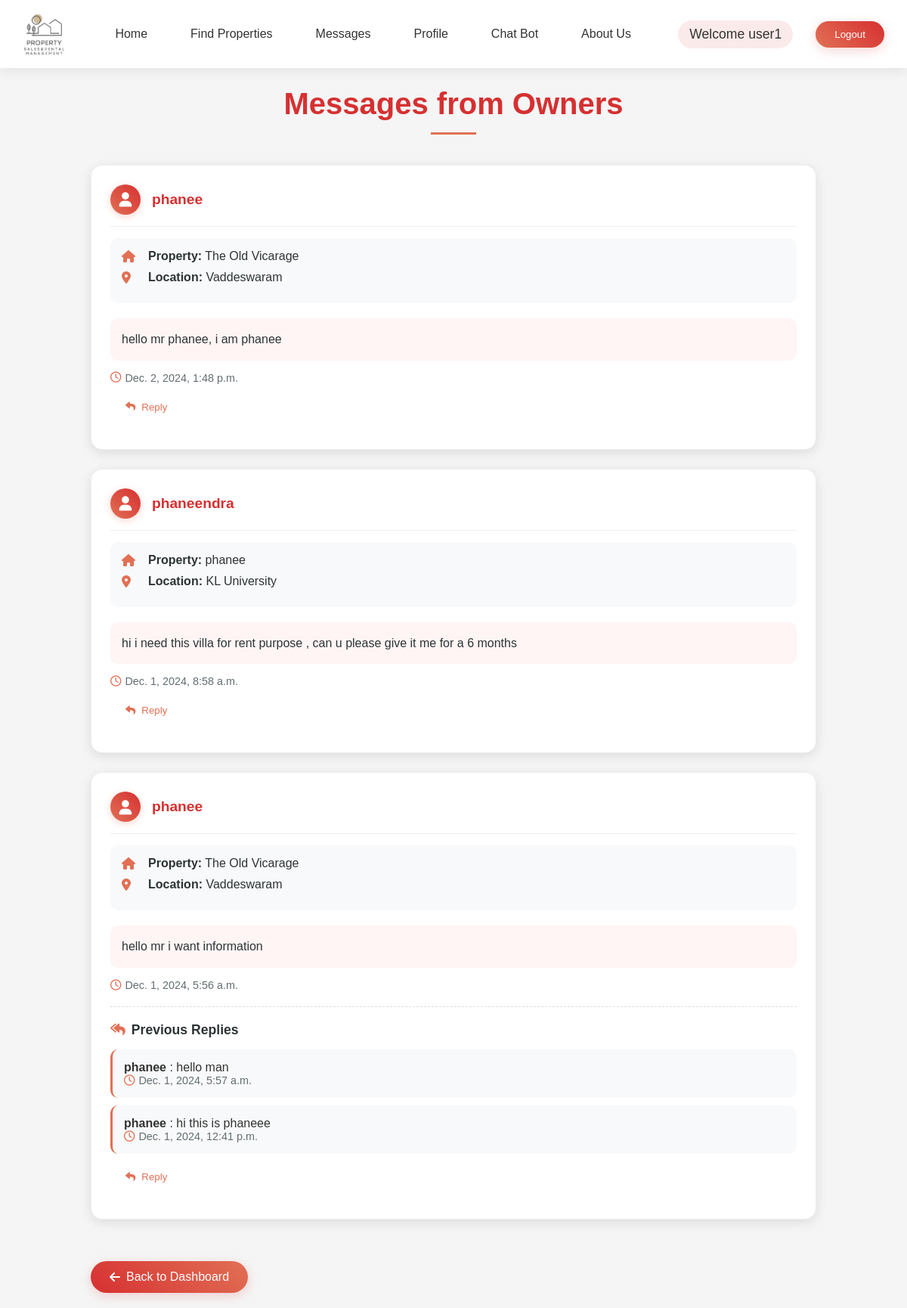
/messages/ (signed in), run on the app's committed database.
### ownerapp/models.py (models this page shows, shortened)
class Message(models.Model):
    tenant = models.ForeignKey(User, on_delete=models.CASCADE, related_name='sent_messages')
    owner = models.ForeignKey(User, on_delete=models.CASCADE)
    property = models.ForeignKey('Property', on_delete=models.CASCADE, null=True, blank=True)
    content = models.TextField()
    timestamp = models.DateTimeField(auto_now_add=True)

class Property(models.Model):
    PROPERTY_TYPE_CHOICES = [
        ('Rent', 'Rent'),
        ('Sale', 'Sale'),
    ]
    OCCUPANCY_CHOICES = [
        ('Available', 'Available'),
        ('Not Available', 'Not Available'),
    ]
    PARKING = [
        ('Available', 'Available'),
        ('Not Available', 'Not Available'),
    ]
    title = models.CharField(max_length=200)
    image = models.ImageField(upload_to='property_images/')
    image_2 = models.ImageField(upload_to='property_images/', blank=True, null=True)
    image_3 = models.ImageField(upload_to='property_images/', blank=True, null=True)
    overview = models.TextField(max_length=100)
    location = models.CharField(max_length=200)
    location_url = models.URLField(max_length=500, blank=True, null=True, help_text="OpenStreetMap URL for the property location")
    address = models.TextField(max_length=300, blank=True, null=True)
    property_type = models.CharField(max_length=10, choices=PROPERTY_TYPE_CHOICES, default='Rent')
    price = models.DecimalField(max_digits=10, decimal_places=2)
    description = models.TextField()
    size = models.PositiveIntegerField()
    bedrooms = models.PositiveIntegerField()
    bathrooms = models.PositiveIntegerField()
    parking = models.CharField(max_length=20,choices=PARKING,default='Available')
    year_built = models.PositiveIntegerField()
    flooring_type = models.CharField(max_length=100)
    owner_name = models.CharField(max_length=100, default='Owner Name')
    email = models.EmailField()
    phone = models.CharField(max_length=15)
    occupancy_status = models.CharField(max_length=20,choices=OCCUPANCY_CHOICES,default='Available')
    owner = models.ForeignKey(User, on_delete=models.CASCADE, related_name='properties', default=1)

class Reply(models.Model):
    message = models.ForeignKey(Message, related_name='replies', on_delete=models.CASCADE)
    owner = models.ForeignKey(User, on_delete=models.CASCADE, null=True, blank=True)  # Owner replying
    tenant = models.ForeignKey(User, on_delete=models.CASCADE, null=True, blank=True, related_name='tenant_replies')  # Tenant replying
    content = models.TextField()
    timestamp = models.DateTimeField(auto_now_add=True)

### tenentapp/views.py (the view)
# urls.py: path('messages/', views.tenant_messages, name='tenant_messages'),
@login_required
def tenant_messages(request):
    tenant_messages = Message.objects.filter(tenant=request.user).order_by('-timestamp')  # assuming tenant is logged in
    return render(request, 'tenentapp/messages.html', {'tenant_messages': tenant_messages})

### templates/tenentApp/messages.html (shortened to what this page needs)
{% load static %}
<html lang="en">
<head>
    <link rel="stylesheet" href="https://cdnjs.cloudflare.com/ajax/libs/font-awesome/6.0.0/css/all.min.css">
    <link rel="stylesheet" href="{% static 'css/adminApp/homepage.css' %}">
</head>
<body>
    {% include 'Navbar/tenentNavBar.html' %}
    <div class="messages-container">
        <h1 class="messages-header">Messages from Owners</h1>
        {% if tenant_messages %}
            <div class="messages-list">
                {% for message in tenant_messages %}
                    <div class="message-card" data-index="{{ forloop.counter0 }}">
                        <div class="sender-info">
                            <div class="sender-avatar">
                                <i class="fas fa-user"></i>
                            </div>
                            <h5 class="sender-name">{{ message.owner.username }}</h5>
                        </div>
                        <div class="property-info">
                            <div class="info-item">
                                <i class="fas fa-home"></i>
                                <span><strong>Property:</strong> {{ message.property.title }}</span>
                            </div>
                            <div class="info-item">
                                <i class="fas fa-map-marker-alt"></i>
                                <span><strong>Location:</strong> {{ message.property.location }}</span>
                            </div>
                        </div>
                        <div class="message-content">
                            {{ message.content }}
                        </div>
                        <div class="timestamp">
                            <i class="far fa-clock"></i>
                            {{ message.timestamp }}
                        </div>
                        {% if message.replies.all %}
                            <div class="replies-section">
                                <h6 class="replies-header">
                                    <i class="fas fa-reply-all"></i>
                                    Previous Replies
                                </h6>
                                {% for reply in message.replies.all %}
                                    <div class="reply-item">
                                        <strong>
                                            {% if reply.owner %}
                                                {{ reply.owner.username }}
                                            {% elif reply.tenant %}
                                                {{ reply.tenant.username }}
                                            {% else %}
                                                Anonymous
                                            {% endif %}
                                        </strong>:
                                        {{ reply.content }}
                                        <div class="timestamp">
                                            <i class="far fa-clock"></i>
                                            {{ reply.timestamp }}
                                        </div>
                                    </div>
                                {% endfor %}
                            </div>
                        {% endif %}
                        <button class="reply-btn" onclick="toggleReplyForm({{ message.id }})">
                            <i class="fas fa-reply"></i>
                            Reply
                        </button>
                    </div>
                {% endfor %}
            </div>
        {% else %}
            <div class="no-messages">
                <i class="fas fa-inbox fa-3x"></i>
                <p>You have no messages at the moment.</p>
            </div>
        {% endif %}
        <a href="{% url 'tenentapp:tenenthomepage' %}" class="back-btn">
            <i class="fas fa-arrow-left"></i>
            Back to Dashboard
        </a>
    </div>
</body>
</html>

### templates/Navbar/tenentNavBar.html (shortened to what this page needs)
{% load static %}
<header>
    <div class="logo">
        <a href="{% url 'tenentapp:tenenthomepage' %}">
            <img src="{% static 'images/logo.png' %}" alt="PS6 Logo">
        </a>
    </div>
    <nav>
        <ul>
            <li><a href="{% url 'tenentapp:tenenthomepage' %}">Home</a></li>
            <li><a href="{% url 'tenentapp:property_list' %}">Find Properties</a></li>
            <li><a href="{% url 'tenentapp:tenant_messages' %}">Messages</a></li>
            <li><a href="{% url 'tenentapp:tenent_profile' %}">Profile</a></li>
            <li><a href="{% url 'tenentapp:chatbot_view' %}">Chat Bot</a></li>
            <li><a href="{% url 'tenentapp:about_us' %}">About Us</a></li>
        </ul>
    </nav>
    <div class="right-container">
        <div class="auth-buttons">
            {% if user.is_authenticated %}
                <span class="welcome-message">Welcome {{ user.username }}</span>
                <form action="{% url 'adminapp:logout_view' %}" method="POST" style="display:inline;">
                    <button type="submit" class="logout-btn">Logout</button>
                </form>
            {% endif %}
        </div>
    </div>
</header>

### static/css/adminApp/homepage.css (style rules this page uses)
* { margin: 0; padding: 0; box-sizing: border-box; }
body { font-family: 'Poppins', sans-serif; margin: 0; padding: 0; background-color: #f5f5f5; color: #333; }
header { background-color: #ffffff; color: #333; padding: 15px 30px; display: flex; justify-content: space-between; align-items: center; box-shadow: 0 4px 15px rgba(0, 0, 0, 0.08); position: relative; z-index: 1000; }
.logo img { max-width: 150px; max-height: 60px; transition: transform 0.3s ease; }
nav ul { list-style: none; margin: 0; padding: 0; display: flex; gap: 25px; }
nav ul li a { color: #333; text-decoration: none; font-size: 1rem; font-weight: 500; padding: 8px 16px; border-radius: 20px; transition: all 0.3s ease; position: relative; }
nav ul li a::after { content: ''; position: absolute; bottom: 0; left: 50%; width: 0; height: 2px; transition: all 0.3s ease; transform: translateX(-50%); }
.right-container { display: flex; align-items: center; gap: 25px; }
.auth-buttons { display: flex; align-items: center; gap: 15px; }
.welcome-message { margin-right: 15px; font-size: 1.1rem; font-weight: 500; color: #333; padding: 8px 15px; background-color: rgba(214, 48, 49, 0.1); border-radius: 20px; }
.logout-btn { background: linear-gradient(45deg, #e17055, #d63031); color: white; padding: 10px 25px; border: none; border-radius: 25px; cursor: pointer; font-weight: 500; transition: all 0.3s; box-shadow: 0 4px 15px rgba(214, 48, 49, 0.2); }

### templates/tenentApp/messages.html (style rules this page uses)
.messages-container { margin-top: 5px; padding: 20px; max-width: 1000px; margin-left: auto; margin-right: auto; }
.messages-header { text-align: center; color: #d63031; margin-bottom: 40px; position: relative; font-size: 2.5rem; font-weight: 600; }
.messages-header:after { content: ''; display: block; width: 60px; height: 3px; background: #e17055; margin: 15px auto; }
.message-card { background: #fff; border-radius: 15px; padding: 25px; margin-bottom: 25px; box-shadow: 0 4px 15px rgba(0, 0, 0, 0.1); transition: all 0.3s ease; border: 1px solid #eee; opacity: 0; transform: translateY(20px); }
.sender-info { display: flex; align-items: center; margin-bottom: 15px; padding-bottom: 15px; border-bottom: 1px solid #eee; }
.sender-avatar { width: 40px; height: 40px; background: linear-gradient(45deg, #e17055, #d63031); border-radius: 50%; display: flex; align-items: center; justify-content: center; color: white; margin-right: 15px; font-size: 1.2rem; box-shadow: 0 2px 10px rgba(225, 112, 85, 0.3); }
.sender-name { color: #d63031; font-size: 1.2rem; font-weight: 600; margin: 0; }
.property-info { background: #f8f9fa; padding: 15px; border-radius: 10px; margin-bottom: 20px; transition: all 0.3s ease; }
.info-item { display: flex; align-items: center; margin-bottom: 10px; color: #2d3436; }
.info-item i { width: 25px; color: #e17055; margin-right: 10px; }
.message-content { color: #2d3436; line-height: 1.6; padding: 15px; background: #fff5f5; border-radius: 10px; margin-bottom: 15px; transition: all 0.3s ease; }
.timestamp { color: #636e72; font-size: 0.9rem; display: flex; align-items: center; }
.timestamp i { margin-right: 5px; color: #e17055; }
.replies-section { margin-top: 20px; padding-top: 20px; border-top: 1px dashed #ddd; }
.replies-header { color: #2d3436; font-size: 1.1rem; margin-bottom: 15px; display: flex; align-items: center; }
.replies-header i { margin-right: 8px; color: #e17055; }
.reply-item { background: #f8f9fa; padding: 15px; border-radius: 10px; margin-bottom: 10px; transition: all 0.3s ease; border-left: 3px solid #e17055; }
.reply-btn { background: none; border: none; color: #e17055; padding: 8px 20px; cursor: pointer; font-weight: 500; display: flex; align-items: center; transition: all 0.3s ease; margin-top: 15px; }
.reply-btn i { margin-right: 8px; transition: transform 0.3s ease; }
.back-btn { display: inline-flex; align-items: center; padding: 12px 25px; background: linear-gradient(45deg, #d63031, #e17055); color: white; text-decoration: none; border-radius: 25px; margin-top: 30px; font-weight: 500; transition: all 0.3s ease; box-shadow: 0 4px 15px rgba(214, 48, 49, 0.2); }
.back-btn i { margin-right: 8px; }

### data on the page
Message: owner.username "phanee", property "The Old Vicarage", property.location "Vaddeswaram", content "hello mr phanee, i am phanee", timestamp "Dec. 2, 2024, 1:48 p.m."
Message: owner.username "phaneendra", property "phanee", property.location "KL University", content "hi i need this villa for rent purpose , can u please give it me for a 6 months", timestamp "Dec. 1, 2024, 8:58 a.m."
Message: owner.username "phanee", property "The Old Vicarage", property.location "Vaddeswaram", content "hello mr i want information", timestamp "Dec. 1, 2024, 5:56 a.m."
Reply: owner.username "phanee", content "hello man", timestamp "Dec. 1, 2024, 5:57 a.m."
Reply: owner.username "phanee", content "hi this is phaneee", timestamp "Dec. 1, 2024, 12:41 p.m."

### other printed values
{{ user.username }} "user1"
